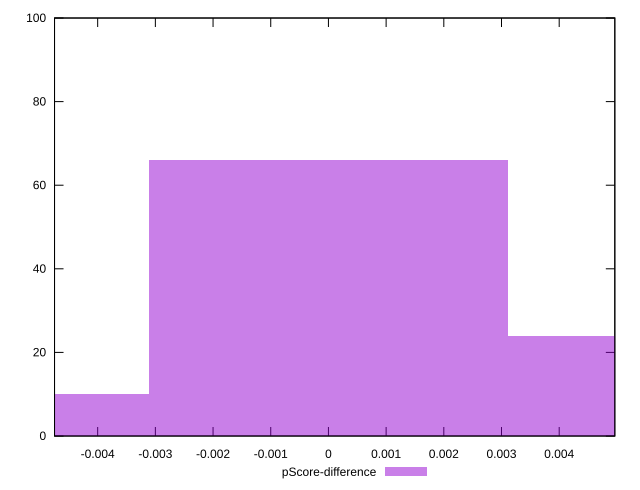

Here is the gnuplot script that generated this plot:
reset

$pScoreDifference <<EOF
0 66
0.0062179798093844 24
-0.0062179798093844 10
EOF

set key outside below
set boxwidth 0.0062179798093844
set xrange [-0.0047477449727793:0.004964269596656967]
set yrange [0:100]
set trange [0:100]
set style fill transparent solid 0.5 noborder
set terminal svg size 640, 490 enhanced background rgb 'white'
set output "report_00017_2021-02-10T15-08-03.406Z/speed-index/samples/pages+cached/pScore-difference/histogram.svg"

plot $pScoreDifference title "pScore-difference" with boxes

reset
